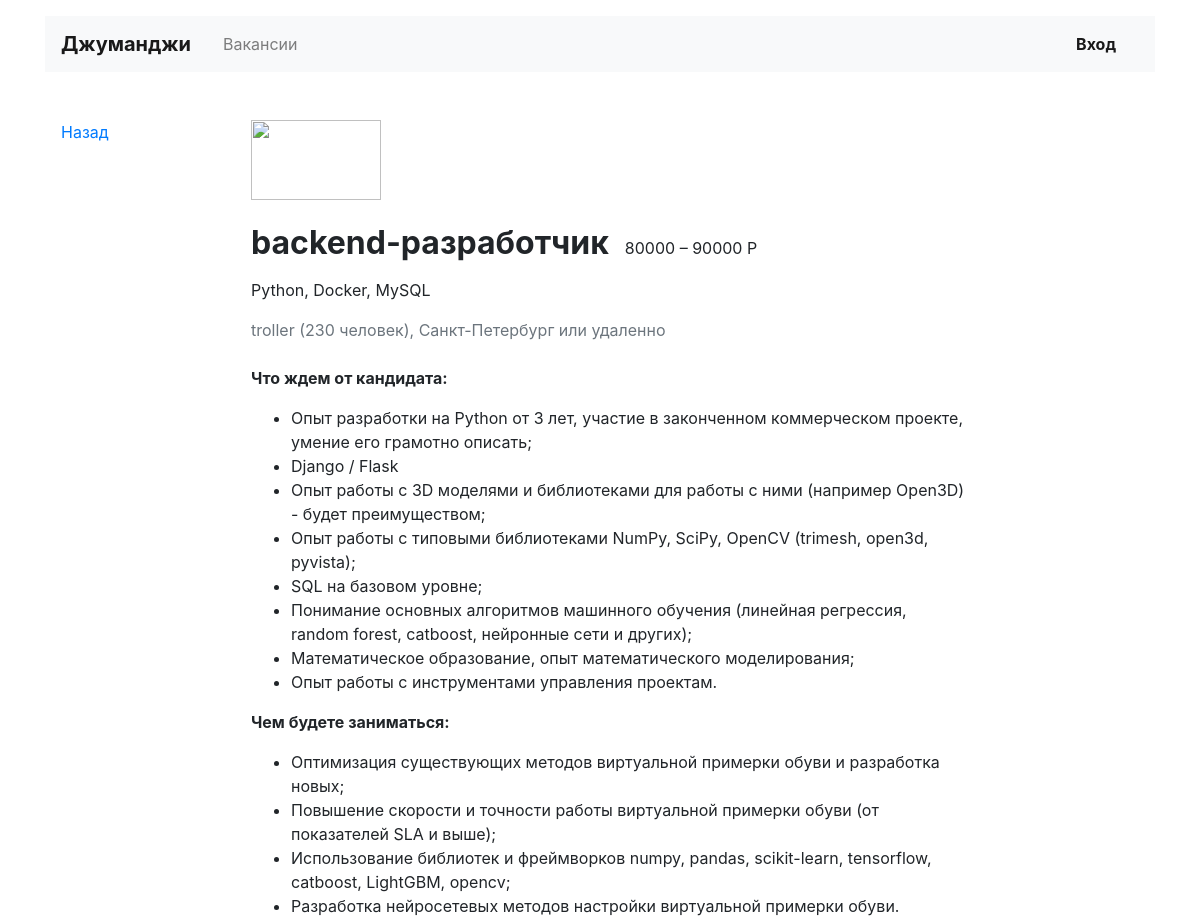
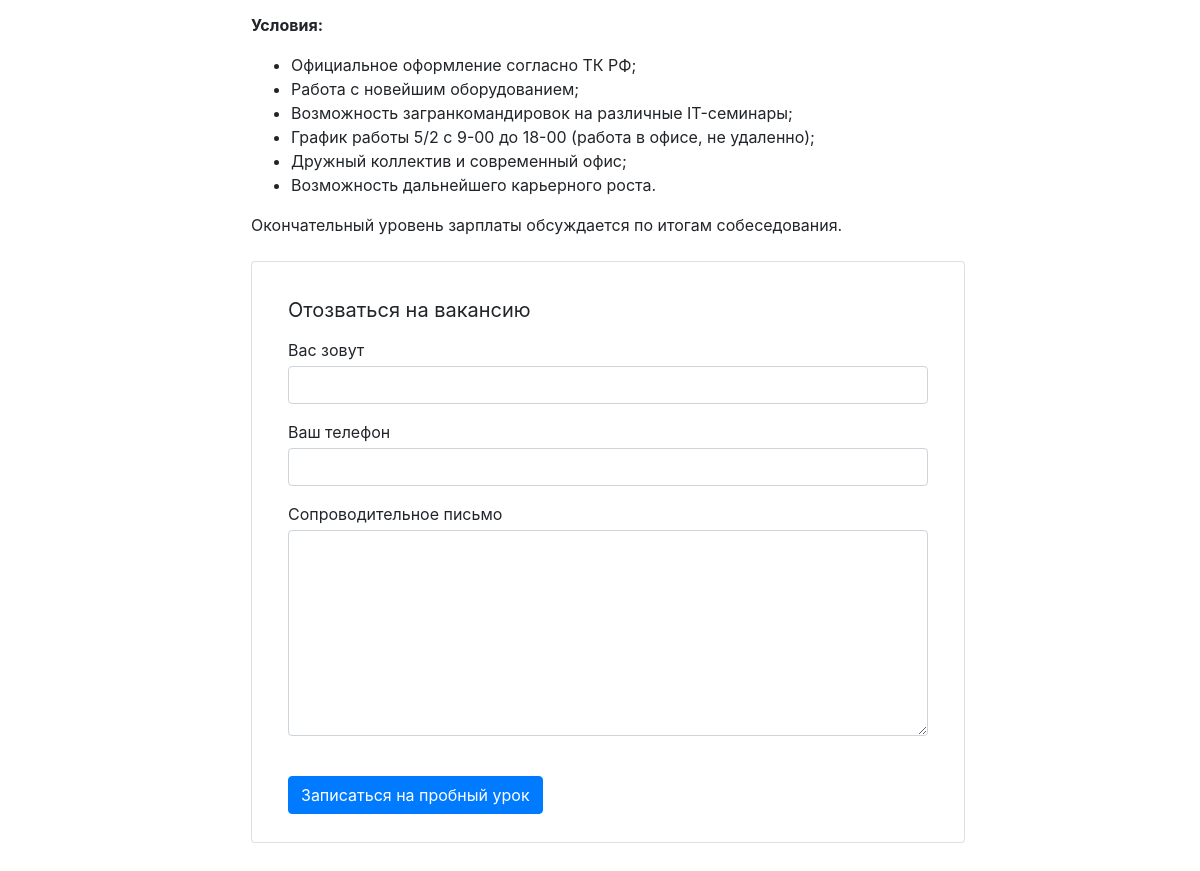
The page /vacancy/4 on the database its author committed (2 pictures, top to bottom).
### python_junior_jobs/models.py (models this page shows)
class Vacancy(models.Model):
    title = models.CharField(max_length=100)
    specialty = models.ForeignKey(Specialty, on_delete=models.CASCADE, related_name="vacancies")
    company = models.ForeignKey(Company, on_delete=models.CASCADE, related_name="vacancies")
    skills = models.CharField(max_length=250)
    description = models.TextField()
    salary_min = models.IntegerField()
    salary_max = models.IntegerField()
    published_at = models.DateField()

class Specialty(models.Model):
    code = models.CharField(max_length=20)
    title = models.CharField(max_length=50)
    picture = models.URLField(default='https://place-hold.it/100x60')

class Company(models.Model):
    name = models.CharField(max_length=50)
    location = models.CharField(max_length=50)
    logo = models.URLField(default='https://place-hold.it/100x60')
    description = models.TextField()
    employee_count = models.IntegerField()

### python_junior_jobs/views.py (the view)
# urls.py: path('vacancy/<int:id>', vacancy_view, name='vacancy'),
def vacancy_view(request, id: int):
    queryset_vacancy_num = Vacancy.objects.get(id=id)
    queryset_specialty = Specialty.objects.all()
    queryset_company = Company.objects.all()
    return render(request, "python_junior_jobs/vacancy.html", context={
                                                                        'queryset_vacancy_num': queryset_vacancy_num,
                                                                        'queryset_specialty': queryset_specialty,
                                                                        'queryset_company': queryset_company,
    })

### python_junior_jobs/templates/python_junior_jobs/vacancy.html (shortened to what this page needs)
<!DOCTYPE html>
<html lang="ru">
<head>
  <link rel="stylesheet" href="https://stackpath.bootstrapcdn.com/bootstrap/4.3.1/css/bootstrap.min.css">
</head>
<body>
  <header class="container mt-3">
    <nav class="navbar navbar-expand-lg navbar-light bg-light">
      <a class="navbar-brand mr-4 font-weight-bold" href="{% url 'main' %}">Джуманджи</a>
      <div class="collapse navbar-collapse justify-content-between" id="navbarNav">
        <ul class="navbar-nav col-10">
          <li class="nav-item">
            <a class="nav-link" href="{% url 'all_vacancies' %}">Вакансии</a>
          </li>
        </ul>
        <ul class="navbar-nav col-2 justify-content-end">
          <li class="nav-item active">
            <a href="{% url 'exit' %}" class="nav-link font-weight-bold">Вход</a>
          </li>
        </ul>
      </div>
    </nav>
  </header>
  <main class="container mt-3 pb-5">
    <div class="row mt-5">
      <div class="col-12 col-lg-2">
        <div class="pl-3 mb-5">
          <p><a href="#">Назад</a></p>
        </div>
      </div>
      <div class="col-12 col-lg-8">
        <section class="pl-3">
          <a href="#"><img src="https://place-hold.it/130x80" width="130" height="80" alt=""></a>
          <div class="d-flex align-items-baseline align-content-baseline">
            <h1 class="h2 mt-4 font-weight-bold" >{{ queryset_vacancy_num.specialty.code }}-разработчик</h1>
            <p class="m-0 pl-3">{{ queryset_vacancy_num.salary_min }} – {{ queryset_vacancy_num.salary_max}} Р</p>
          </div>
          <p class="mt-2">{{ queryset_vacancy_num.skills }}</p>
          <p class="text-muted mb-4">{{ queryset_vacancy_num.company.name }} ({{ queryset_vacancy_num.company.employee_count }} человек), {{ queryset_vacancy_num.company.location }} или удаленно</p>
          {{ queryset_vacancy_num.description|safe }}
          <form action="/echo" class="card mt-4 mb-3" enctype="multipart/form-data">
            <div class="card-body mx-3">
              <p class="h5 mt-3 font-weight-normal">Отозваться на вакансию</p>
              <div class="form-group">
                <label class="mb-1 mt-2" for="userName">Вас зовут</label>
                <input class="form-control" type="text" placeholder="" id="userName">
              </div>
              <div class="form-group">
                <label class="mb-1" for="userPhone">Ваш телефон</label>
                <input class="form-control" type="tel" placeholder="" id="userPhone">
              </div>
              <div class="form-group">
                <label class="mb-1" for="userMsg" >Сопроводительное письмо</label>
                <textarea class="form-control" rows="8" id="userMsg"></textarea>
              </div>
              <input type="submit" class="btn btn-primary mt-4 mb-2" value="Записаться на пробный урок">
            </div>
          </form>
        </section>
      </div>
    </div>
  </main>
</body>
</html>

### rows shown on the page
Vacancy: specialty.code "backend", salary_min "80000", salary_max "90000", skills "Python, Docker, MySQL", company.name "troller", company.employee_count "230", company.location "Санкт-Петербург", description "Что ждем от кандидата: Опыт разработки на Python от 3 лет, участие в законченном коммерческом проекте, умение его грамотно описать; Django / Flask Опыт работы с 3D моделями и библиотеками для работы с ними (например Open3D) - будет преимуществом; Опыт работы с типовыми библиотеками NumPy, SciPy, OpenCV (trimesh, open3d, pyvista); SQL на базовом уровне; Понимание основных алгоритмов машинного обучения (линейная регрессия, random forest, catboost, нейронные сети и других); Математическое образование, опыт математического моделирования; Опыт работы с инструментами управления проектам. Чем будете заниматься: Оптимизация существующих методов виртуальной примерки обуви и разработка новых;…"
